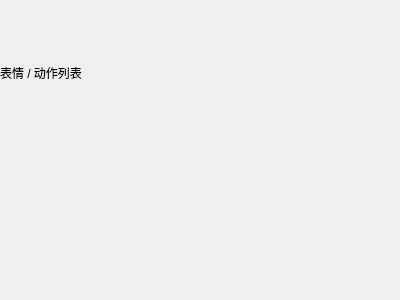
<?xml version="1.0" encoding="UTF-8"?>
<ui version="4.0">
 <class>Live2dActionListWidget</class>
 <widget class="QWidget" name="Live2dActionListWidget">
  <property name="geometry">
   <rect>
    <x>0</x>
    <y>0</y>
    <width>400</width>
    <height>300</height>
   </rect>
  </property>
  <property name="windowTitle">
   <string>Live2D 表情/动作列表</string>
  </property>
  <layout class="QVBoxLayout" name="verticalLayout_root">
   <property name="leftMargin">
    <number>0</number>
   </property>
   <property name="topMargin">
    <number>0</number>
   </property>
   <property name="rightMargin">
    <number>0</number>
   </property>
   <property name="bottomMargin">
    <number>0</number>
   </property>
   <property name="spacing">
    <number>8</number>
   </property>
   <item>
    <widget class="QLabel" name="label_title">
     <property name="text">
      <string>表情 / 动作列表</string>
     </property>
    </widget>
   </item>
   <item>
    <widget class="QWidget" name="widget_container">
     <layout class="QVBoxLayout" name="verticalLayout_items">
      <property name="leftMargin">
       <number>4</number>
      </property>
      <property name="topMargin">
       <number>4</number>
      </property>
      <property name="rightMargin">
       <number>4</number>
      </property>
      <property name="bottomMargin">
       <number>4</number>
      </property>
      <property name="spacing">
       <number>10</number>
      </property>
     </layout>
    </widget>
   </item>
  </layout>
 </widget>
 <resources/>
 <connections/>
</ui>
